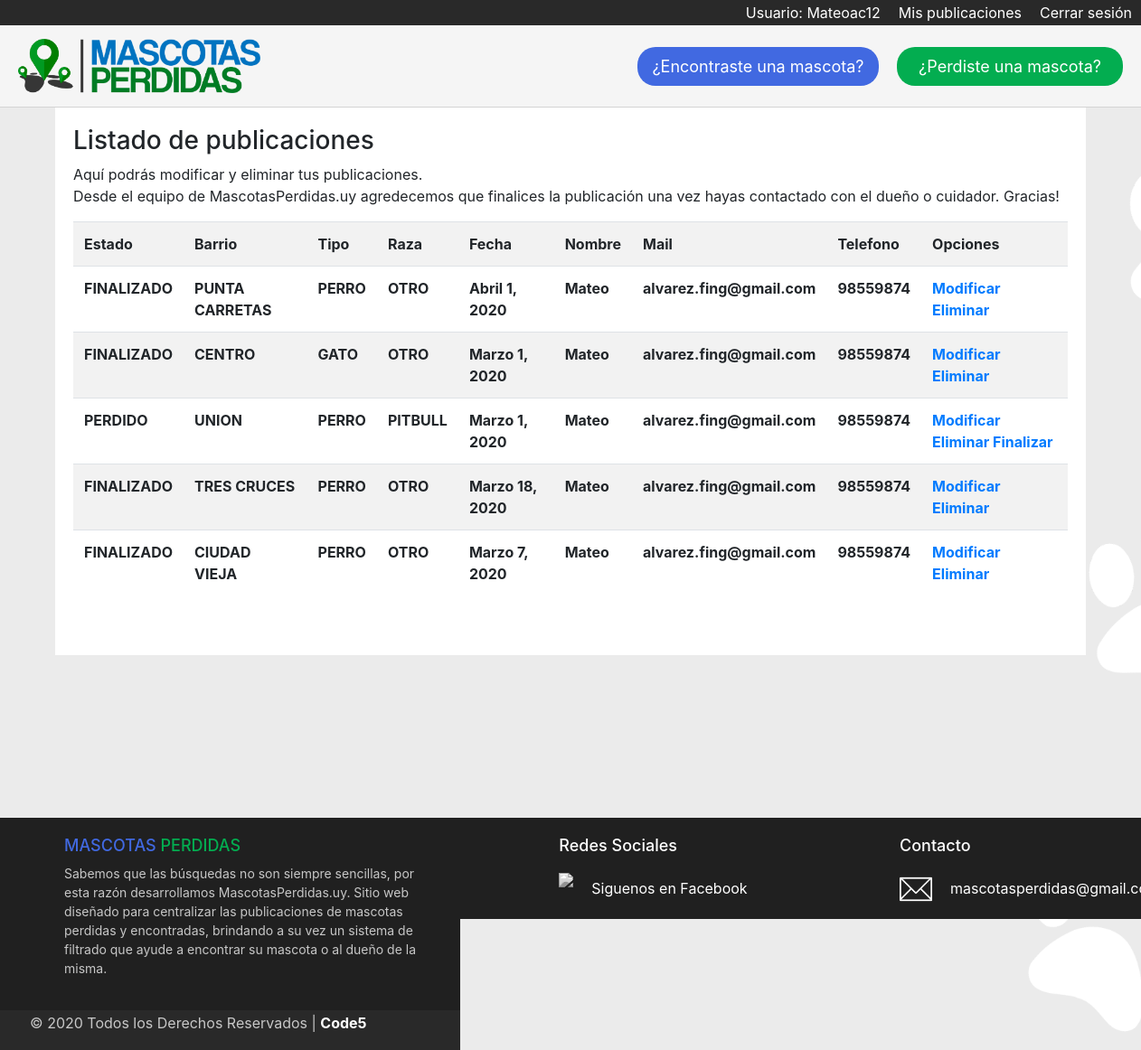
Screenshot of /listado_publicaciones/ (signed in) with the database file from the repository.
### Mascotas/models.py (models this page shows)
class MascotaPerdida(models.Model):
    estado = models.CharField(max_length=40)
    imagen = models.ImageField(null=True, blank=True)  # <---- NO SACAR EL NULL NI EL BLANK QUE SE ROMPE LA BBDD
    barrio = models.ForeignKey(Barrio, on_delete=models.CASCADE)
    tipo = models.ForeignKey(Tipo, on_delete=models.CASCADE)
    raza = models.ForeignKey(Raza, on_delete=models.CASCADE)
    fecha = models.DateField()
    nombre = models.CharField(max_length=40)
    mail = models.EmailField()
    telefono = models.IntegerField()
    descripcion = models.TextField()

class Barrio(models.Model):
    lugar = models.CharField(max_length=40)  # <---- Para indicar el barrio donde se perdio
    def __str__(self):
        return self.lugar

class Tipo(models.Model):
    especie = models.CharField(max_length=40)  # <---- Para indicar si es perro, gato, etc.
    def __str__(self):
        return self.especie

class Raza(models.Model):
    tipo = models.CharField(max_length=40)  # <---- Para indicar la raza del animal
    def __str__(self):
        return self.tipo

### Mascotasperdidas/views.py (the view)
# urls.py: path('listado_publicaciones/', Listado_publicaciones, name='listado_publicaciones'),
@login_required
def Listado_publicaciones(request):
    listado = MascotaPerdida.objects.order_by('-id')
    data = {
        'listado': listado
    }
    return render(request, 'listado_publicaciones.html', data)

### Mascotasperdidas/templates/listado_publicaciones.html (shortened to what this page needs)
{% extends 'base.html' %}
{% load static %}
{% block contenido %}
{% if user.is_authenticated %}
    <h3>Listado de publicaciones</h3>
    <p>Aquí podrás modificar y eliminar tus publicaciones. <br>
        Desde el equipo de MascotasPerdidas.uy agredecemos que finalices la publicación una vez hayas contactado con el dueño o cuidador. Gracias!</p>
    <table class="table table-striped">
        <tr>
            <th>Estado</th>
            <th>Barrio</th>
            <th>Tipo</th>
            <th>Raza</th>
            <th>Fecha</th>
            <th>Nombre</th>
            <th>Mail</th>
            <th>Telefono</th>
            <th>Opciones</th>
        </tr>
        {% for l in listado %}
            {% if user.email == l.mail %}
                <tr>
                    <th>{{ l.estado }}</th>
                    <th>{{ l.barrio }}</th>
                    <th>{{ l.tipo }}</th>
                    <th>{{ l.raza }}</th>
                    <th>{{ l.fecha }}</th>
                    <th>{{ l.nombre }}</th>
                    <th>{{ l.mail }}</th>
                    <th>{{ l.telefono }}</th>
                    <th>
                        <a href="{% url 'modificar_publicaciones' l.id %}">Modificar</a>
                        <a href="#" onclick="ConfirmarEliminacion({{l.id}})">Eliminar</a>
                        {% if l.estado != 'FINALIZADO' %}
                            <a href="#" onclick="Finalizar({{l.id}})">Finalizar</a>
                        {% endif %}
                    </th>
                </tr>
            {% endif %}
        {% endfor %}
    </table>
{% else %}
    <h3>Debe iniciar sesión para ver el listado</h3>
{% endif %}
{% endblock %}

### Mascotasperdidas/templates/base.html (shortened to what this page needs)
{% load static %}
<!DOCTYPE html>
<html lang="es">
<head>
    <link rel="stylesheet" href="https://stackpath.bootstrapcdn.com/bootstrap/4.4.1/css/bootstrap.min.css">
    <link rel="stylesheet" href="{% static 'css/style.css' %}">
</head>
<body>
    <div id="login_logout">
        {% if user.is_authenticated %}
            <a href="{% url 'logout' %}">Cerrar sesión</a>
            <a href="{% url 'listado_publicaciones' %}">Mis publicaciones</a>
            <a href="#">Usuario: {{ user.username }}</a>
        {% else %}
            <a href="{% url 'registro_usuario' %}">Registrarse</a>
            <a href="{% url 'login' %}">Iniciar sesión</a>
        {% endif %}
    </div>
    <header id="header_principal">
        <figure id="logotipo">
            <a href="{% url 'home' %}">
                <img src="{% static 'img/Logo.png' %} "alt="logo" height="60px">
            </a>
        </figure>
        <div id="encontrado_perdido">
            <a href="{% url 'nuevo_ingreso_encontrado' %}" id="boton_encontrada">¿Encontraste una mascota?</a>
            <a href="{% url 'nuevo_ingreso_perdido' %}" id="boton_perdida">¿Perdiste una mascota?</a>
        </div>
    </header>
    <section class="container">
        {% block contenido %}
        {% endblock %}
    </section>
    <footer>
        <div class="footer_principal">
             <div class="footer_alto">
                 <div class="columna_uno">
                     <h4><span style="color: royalblue;">MASCOTAS</span> <span style="color: rgb(3, 173, 80);">PERDIDAS</span></h4>
                     <p class="copyright">
                        Sabemos que las búsquedas no son siempre sencillas, por esta razón desarrollamos
                        MascotasPerdidas.uy. Sitio web diseñado para centralizar las publicaciones de mascotas
                        perdidas y encontradas, brindando a su vez un sistema de filtrado que ayude a encontrar su
                        mascota o al dueño de la misma.
                        </p>
                 </div>
                 <div class="columna_dos">
                     <h4>Redes Sociales</h4>
                     <div class="contacto_redsocial">
                        <img src="{% static 'img/facebook.png' %}" height="36px" class="color-redsocial">
                        <p><a href="https://www.facebook.com" target="_blank">Siguenos en Facebook</a></p>
                     </div>
                     <div class="contacto_redsocial">
                        <img src="{% static 'img/instagram.png' %}" height="36px" class="color-redsocial">
                        <p><a href="https://www.instagram.com" target="_blank">Siguenos en Instagram</a></p>
                     </div>
                 </div>
                 <div class="columna_tres">
                     <h4>Contacto</h4>
                     <div class="contenido_columna_tres">
                        <img src="{% static 'img/contact.png' %}">
                        <p><a href="mailto:mascotasperdida@gmail.com " target="_blank">mascotasperdidas@gmail.com</a></p>
                     </div>
                 </div>
             </div>
         </div>
         <div class="footer_bajo">
                <div class="derechos_info">
                     <div>
                        <p class="copyright">© 2020 Todos los Derechos Reservados | <a href="">Code5</a></p>
                     </div>
                     <div class="informacion">
                         <a href="#">Informacion Compañia</a> | <a href="#">Politica y Privacidad</a> | <a href="#">Terminos y Condiciones</a>
                     </div>
                 </div>
             </div>
     </footer>
</body>
</html>

### Mascotasperdidas/static/css/style.css (style rules this page uses)
body { background: url('/static/img/background.png') no-repeat center center fixed; background-size: cover; min-height: 100vh; }
#login_logout { background-color: rgb(41, 41, 41); overflow: hidden; }
#login_logout > a { display: inline-block; padding: 2px 10px 0px 10px; color: white; text-decoration: none; border-bottom: rgb(41, 41, 41) 2px solid; float: right; }
#header_principal { padding: 15px 20px; background-color: whitesmoke; border-bottom: lightgray 1px solid; overflow: hidden; position: sticky; top: 0; z-index: 1; }
#logotipo { margin: 0; float: left; }
#encontrado_perdido { display: inline-block; float: right; position: relative; top: 9px; }
#boton_encontrada { display: inline-block; padding: 8px 16px; text-decoration: none; color: white; font-size: 18px; border-radius: 20px; min-width: 250px; text-align: center; background-color: royalblue; margin-right: 16px; }
#boton_perdida { display: inline-block; padding: 8px 16px; text-decoration: none; color: white; font-size: 18px; border-radius: 20px; min-width: 250px; text-align: center; background-color: rgb(3, 173, 80); }
.container { background-color: white; padding: 20px 20px 50px 20px; border: lightgrey 1px; }
footer { width: 100%; background: #202020; color: white; }
.footer_principal { width: 100%; max-width: 1200px; margin: auto; margin-top: 180px; padding: 20px 40px; }
.footer_alto { display: flex; justify-content: space-between; }
.columna_uno { max-width: 400px; }
.columna_uno h4 { font-size: 18px; }
.columna_uno p { font-size: 14px; color: #C7C7C7; margin-top: 10px; }
.columna_dos { max-width: 400px; }
.columna_dos h4 { font-size: 18px; }
.contacto_redsocial { margin-top: 20px; display: flex; filter: grayscale(1); }
.contacto_redsocial > p > a { color: white; text-decoration: none; }
.contacto_redsocial p { margin-top: 5px; margin-left: 20px; }
.columna_tres { max-width: 400px; }
.columna_tres h4 { font-size: 18px; }
.contenido_columna_tres { margin-top: 20px; display: flex; }
.contenido_columna_tres > p > a { color: white; }
.contenido_columna_tres img { width: 36px; height: 36px; }
.contenido_columna_tres p { margin-top: 5px; margin-left: 20px; max-width: 140px; }
.footer_bajo { width: 100%; background: rgb(41, 41, 41); }
.derechos_info { max-width: 1200px; margin: auto; display: flex; justify-content: space-between; padding: 2px; }
.copyright { color: #C7C7C7; }
.copyright a { text-decoration: none; color: white; font-weight: bold; }
.informacion a { text-decoration: none; color: #C7C7C7; }

### rows the page displays
MascotaPerdida: estado "FINALIZADO", barrio "PUNTA CARRETAS", tipo "PERRO", raza "OTRO", fecha "Abril 1, 2020", nombre "Mateo", mail "alvarez.fing@gmail.com", telefono "98559874"
MascotaPerdida: estado "FINALIZADO", barrio "CENTRO", tipo "GATO", raza "OTRO", fecha "Marzo 1, 2020", nombre "Mateo", mail "alvarez.fing@gmail.com", telefono "98559874"
MascotaPerdida: estado "PERDIDO", barrio "UNION", tipo "PERRO", raza "PITBULL", fecha "Marzo 1, 2020", nombre "Mateo", mail "alvarez.fing@gmail.com", telefono "98559874"
MascotaPerdida: estado "FINALIZADO", barrio "TRES CRUCES", tipo "PERRO", raza "OTRO", fecha "Marzo 18, 2020", nombre "Mateo", mail "alvarez.fing@gmail.com", telefono "98559874"
MascotaPerdida: estado "FINALIZADO", barrio "CIUDAD VIEJA", tipo "PERRO", raza "OTRO", fecha "Marzo 7, 2020", nombre "Mateo", mail "alvarez.fing@gmail.com", telefono "98559874"

### other values shown
{{ user.username }} "Mateoac12"
